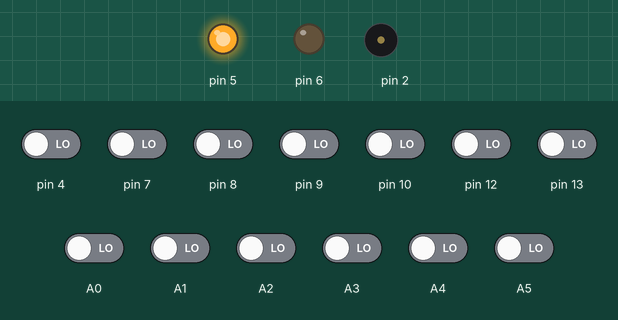
This sketch was run on a simulated Arduino Uno, built with avr-gcc and run on an emulated ATmega328P. On the bench: output pins drawn as LEDs (lit = HIGH), buzzer (waves = sounding). Inputs (shaded band) come from the test bench; at power-on: A0–5, pin 4, pin 7–10, pin 12, pin 13 LOW.

Above: at 1.2 s.
1.3 s: pin 4 driven HIGH
At 1.8 s:
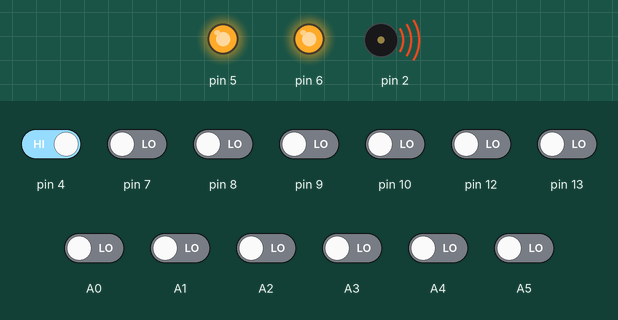
2.8 s: pin 4 driven LOW and pin 7 driven HIGH
At 4.0 s:
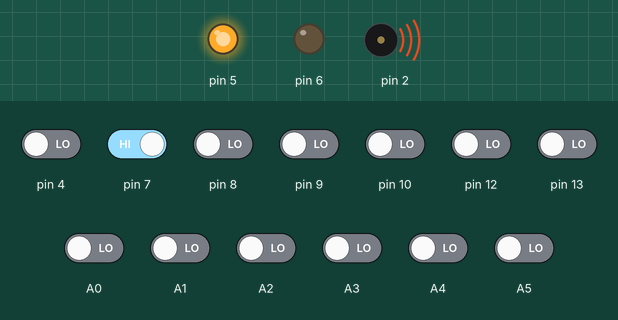
4.3 s: pin 7 driven LOW
At 5.3 s:
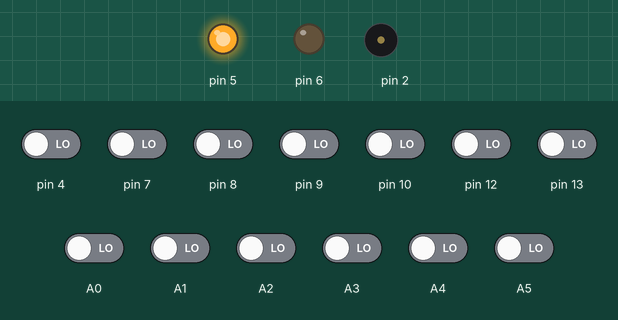
5.8 s: pin 7 driven HIGH
At 6.4 s:
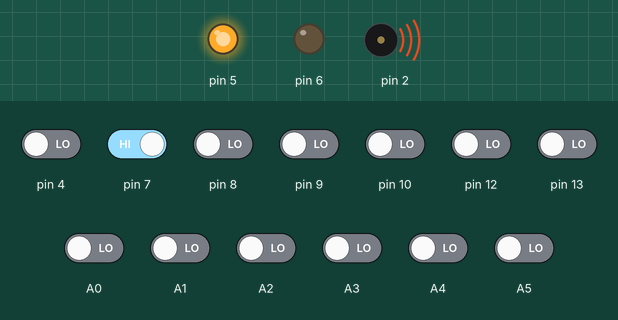
Timing chart, 0 to 8.3 s (numbered marks = the images above; inputs shaded):
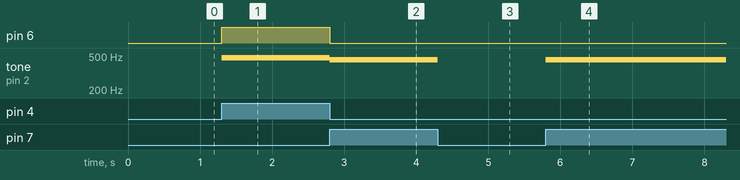

Measured:
- after the input at 1.3 s, pin 6: LOW → HIGH at once; tone on pin 2: silent → 480 Hz at once
- after the input at 2.8 s, pin 6: HIGH → LOW at once; tone on pin 2: 480 Hz → 450 Hz at once
- after the input at 4.3 s, tone on pin 2: 450 Hz → silent at once
- after the input at 5.8 s, tone on pin 2: silent → 450 Hz at once

The sketch:

SourceCode.ino
```cpp
void setup()
{
  pinMode(A0, INPUT);
  pinMode(A1, INPUT);
  pinMode(A2, INPUT);
  pinMode(A3, INPUT);
  pinMode(A4, INPUT);
  pinMode(A5, INPUT);
  pinMode(7, INPUT);
  pinMode(8, INPUT);
  pinMode(9, INPUT);
  pinMode(10, INPUT);
  pinMode(12, INPUT);
  pinMode(13, INPUT);
  pinMode(4, INPUT);
  pinMode(2, OUTPUT);
  pinMode(6, OUTPUT);
  pinMode(5, OUTPUT);
  digitalWrite(5,HIGH);
}

void loop()
{


     if(digitalRead(A0)==HIGH)
     {
         while(digitalRead(A0)==HIGH)
         tone(2,240);
         noTone(2);
     }
     else if(digitalRead(A1)==HIGH)
     {
         while(digitalRead(A1)==HIGH)
         tone(2,256);
         noTone(2);
     }
     else if(digitalRead(A2)==HIGH)
     {
         while(digitalRead(A2)==HIGH)
         tone(2,270);
          noTone(2);
     }
     else if(digitalRead(A3)==HIGH)
     {
         while(digitalRead(A3)==HIGH)
         tone(2,288);
          noTone(2);
     }
     else if(digitalRead(A4)==HIGH)
     {
         while(digitalRead(A4)==HIGH)
         tone(2,300);
          noTone(2);
     }
     else if(digitalRead(A5)==HIGH)
     {
         while(digitalRead(A5)==HIGH)
         tone(2,320);
         noTone(2);
     }
     else if(digitalRead(7)==HIGH)
     {
         while(digitalRead(7)==HIGH)
         tone(2,450);
         noTone(2);
     }
     else if(digitalRead(8)==HIGH)
     {
         while(digitalRead(8)==HIGH)
         tone(2,432);
         noTone(2);
     }
     else if(digitalRead(9)==HIGH)
     {
         while(digitalRead(9)==HIGH)
         tone(2,400);
         noTone(2);
     }
     else if(digitalRead(10)==HIGH)
     {
         while(digitalRead(10)==HIGH)
         tone(2,384);
         noTone(2);
     }
     else if(digitalRead(12)==HIGH)
     {
         while(digitalRead(12)==HIGH)
         tone(2,360);
         noTone(2);
     }
     else if(digitalRead(13)==HIGH)
     {
         while(digitalRead(13)==HIGH)
         tone(2,337.5);
         noTone(2);
     }
     else if(digitalRead(4)==HIGH)
     {
         while(digitalRead(4)==HIGH)
         {

            tone(2,480);
            digitalWrite(6,HIGH);
         }
         digitalWrite(6,LOW);
         noTone(2);
     }


 }
```
